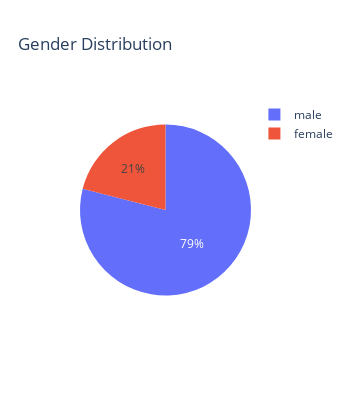

Write notebook code for a chart like this one.
### Code cell
# Gender distribution

fig = px.pie(books, names='Gender', title='Gender Distribution')

fig.update_layout(
    width=350,
    height=400
)

fig.show()

### Figure 1 — Plotly figure (JSON) as saved in the notebook; plotly's stock layout.template omitted (floating-point values rounded to 4 significant figures)
{"data": [{"domain": {"x": [0, 1], "y": [0, 1]}, "hovertemplate": "Gender=%{label}<extra></extra>", "labels": ["male", "male", "male", "male", "male", "male", "male", "male", "male", "male", "male", "male", "female", "male", "male", "male", "male", "female", "male", "male", "male", "female", "male", "female", "male", "female", "male", "male", "female", "male", "male", "male", "male", "male", "male", "male", "male", "male", "female", "female", "male", "male", "female", "female", "male", "male", "male", "male", "male", "male", "male", "male", "male", "female", "male", "male", "female", "male", "male", "male", "female", "female", "male", "female", "male", "male", "male", "male", "female", "male", "male", "male", "male", "female", "male", "male", "male", "male", "female", "male", "male", "male", "male", "female", "male", "male", "female", "male", "male", "male", "female", "male", "male", "male", "male", "male", "male", "male", "male", "male"], "legendgroup": "", "name": "", "showlegend": true, "type": "pie"}], "layout": {"height": 400, "legend": {"tracegroupgap": 0}, "title": {"text": "Gender Distribution"}, "width": 350}}
